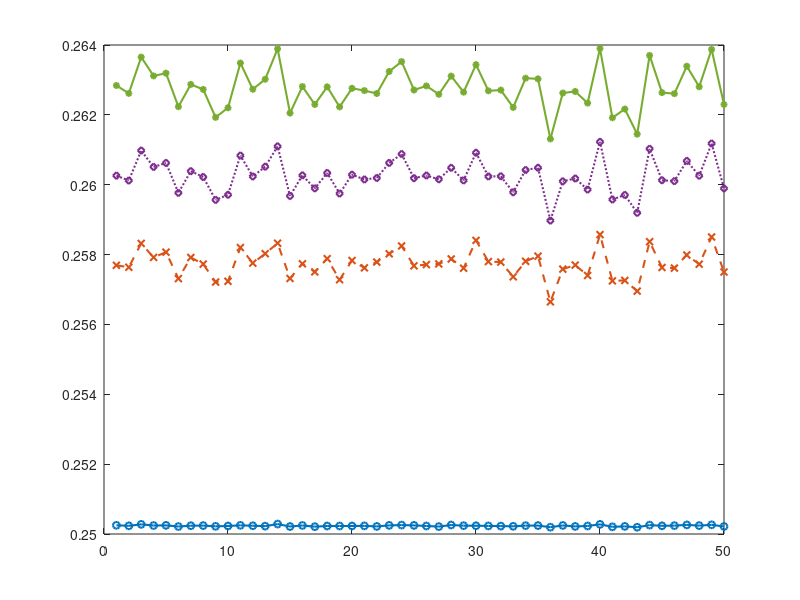

MATLAB code for this plot: (Note: this script raises an error after producing the figure.)
% =========================================================================
% NUMERICAL INVESTIGATION OF RANDOM MIXED STATES AND WITNESS BOUNDS
%
% This script numerically investigates different mixed states by generating 
% 50 independent samples using MATLAB. Each random density matrix is 
% constructed as a finite convex combination of independently sampled 
% Haar-distributed pure states. Specifically, for each sample, 10000 independent 
% Haar-random pure states |\psi_j> are generated via QR decomposition of 
% complex Ginibre matrices. Random positive weights are assigned and the 
% resulting operator is normalized to unit trace, ensuring a valid density 
% matrix. The optimal witness coefficient \lambda_{5} and upper bounds 
% of the mixed state are derived and analyzed.
% =========================================================================

% Set random seed for reproducibility
rng(1);

% Define system dimensions
m = 4;
n = 4;

% Define the number of density matrices to generate
num_density_matrices = 50;

% Initialize arrays to store function values for each density matrix
lambda_5_values = zeros(num_density_matrices, 1);
theta_5_values = zeros(num_density_matrices, 1);
%zeta_5_values = zeros(num_density_matrices, 1);
eta_5_values = zeros(num_density_matrices, 1);
P_5_values = zeros(num_density_matrices, 1);

for k = 1:num_density_matrices
    % Initialize the density matrix
    rho = zeros(m*n, m*n);

    % Define the number of pure states to generate
    num_pure_states = 10000;

    for j = 1:num_pure_states
        % Generate a random complex matrix
        A = randn(m*n) + 1i*randn(m*n);

        % Perform QR decomposition on the matrix to obtain a random unitary matrix
        [Q, ~] = qr(A);

        % Select the first column vector of the unitary matrix as the pure state
        psi = Q(:, 1);

        % Generate random probability weight
        p = rand();

        % Accumulate the weighted pure state density matrix
        rho = rho + p * (psi * psi');
    end

    % Normalize the density matrix
    rho = rho / trace(rho);

    % Expand the density matrix rho row by row into a row vector
    rho_vector = rho(:).';

    % Initialize the correlation matrix
    correlation_matrix = zeros(size(rho));

    % Calculate each element of the correlation matrix
    for i = 1:size(rho,1)
        for j = 1:size(rho,2)
            unit_vector_i = zeros(1, size(rho,1));
            unit_vector_i(i) = 1; % First subsystem unit orthogonal basis column vector
            unit_vector_j = zeros(1, size(rho,2));
            unit_vector_j(j) = 1; % Second subsystem unit orthogonal basis column vector

            % Calculate the tensor product result
            tensor_product = kron(unit_vector_i, unit_vector_j);

            % Calculate the elements of the correlation matrix
            correlation_matrix(i,j) = rho_vector * tensor_product(:);
        end
    end

    % Calculate singular values
    singular_values = svd(correlation_matrix);

    % Sort singular values in descending order
    sorted_singular_values = sort(singular_values, 'descend');
    s1=sorted_singular_values(1); s2=sorted_singular_values(2); s3=sorted_singular_values(3); s4=sorted_singular_values(4);
    s5=sorted_singular_values(5); s6=sorted_singular_values(6); s7=sorted_singular_values(7); s8=sorted_singular_values(8);
    s9=sorted_singular_values(9); s10=sorted_singular_values(10); s11=sorted_singular_values(11); s12=sorted_singular_values(12);
    s13=sorted_singular_values(13); s14=sorted_singular_values(14); s15=sorted_singular_values(15); s16=sorted_singular_values(16);
%     s17=sorted_singular_values(17); s18=sorted_singular_values(18); s19=sorted_singular_values(19); s20=sorted_singular_values(20);
%     s21=sorted_singular_values(21); s22=sorted_singular_values(22); s23=sorted_singular_values(23); s24=sorted_singular_values(24);
%     s25=sorted_singular_values(25);

    % Matrix M4
    M4= [s1 s2 s4 s6; s3 s8 s9 s11; s5 s10 s13 s14; s7 s12 s15 s16];

    % Calculate eigenvalues
    eigenvalues = eig(M4);

    % Find the maximum eigenvalue
    max_eigenvalue = max(eigenvalues);
    lambda_5 = max_eigenvalue;
    %iota_5=(s1^2+s2^2+s3^2+s4^2+s5^2+s6^2+s7^2+s8^2+s9^2+(s10)^2+(s11)^2+(s12)^2+(s13)^2+(s14)^2+(s15)^2+(s16)^2)^(1/2);
    theta_5 = s1+s2+s4+s6-s16*(1-(2*(s7+s12+s15)/(s1+s2+s4+s6-2*s16+sqrt((s1+s2+s4+s6)^2-4*s16*((s1+s2+s4+s6)-(s7+s12+s15+s16))))));
    %zeta_5 = s1+s2+s4+s6-s16*(1-sqrt((s7+s12+s15)/(s1+s2+s4+s6-s16)));
    eta_5 = s1+s2+s4+s6-s16*(1-sqrt((s7+s12+s15+s16)/(s1+s2+s4+s6)));
    P_5 = s1+s2+s4+s6;

    % Store function values
    lambda_5_values(k) = lambda_5;
    %iota_5_values(k) = iota_5;
    theta_5_values(k) = theta_5;
    %zeta_5_values(k) = zeta_5;
    eta_5_values(k) = eta_5;
    P_5_values(k) = P_5;
end

% Plot function values
% figure;
% plot(1:num_density_matrices, lambda_6_values, 'o-', 'DisplayName', '\lambda_6');
% hold on;
% plot(1:num_density_matrices, theta_6_values, 'x-', 'DisplayName', '\theta_6');
% plot(1:num_density_matrices, zeta_6_values, 's-', 'DisplayName', '\zeta_6');
% plot(1:num_density_matrices, eta_6_values, 'd-', 'DisplayName', '\eta_6');
% plot(1:num_density_matrices, P_6_values, '*-', 'DisplayName', 'P_6');
% xlabel('Density Matrix Index');
% ylabel('Function Value');
% title('Function Values for Random Density Matrices');
% legend show;
% grid on;

figure;
plot(1:num_density_matrices, lambda_5_values, 'o-', 'LineWidth', 1.5, 'MarkerSize', 5, 'DisplayName', '\lambda_5', 'Color', [0 0.4470 0.7410]);
hold on;
plot(1:num_density_matrices, theta_5_values, 'x--', 'LineWidth', 1.5, 'MarkerSize', 5, 'DisplayName', '\theta_5', 'Color', [0.8500 0.3250 0.0980]);
%plot(1:num_density_matrices, zeta_5_values, 's-.', 'LineWidth', 1.5, 'MarkerSize', 5, 'DisplayName', '\zeta_5', 'Color', [0.9290 0.6940 0.1250]);
plot(1:num_density_matrices, eta_5_values, 'd:', 'LineWidth', 1.5, 'MarkerSize', 5, 'DisplayName', '\eta_5', 'Color', [0.4940 0.1840 0.5560]);
plot(1:num_density_matrices, P_5_values, '*-', 'LineWidth', 1.5, 'MarkerSize', 5, 'DisplayName', 'P_5', 'Color', [0.4660 0.6740 0.1880]);
% Plot iota_5
plot(1:num_density_matrices, iota_5_values, 'v-.', 'LineWidth', 1.5, 'MarkerSize', 5, 'DisplayName', '\iota_5', 'Color', [0.3010 0.7450 0.9330]);
xlabel('Density Matrix Index');
ylabel('Coefficient and Bounds Values');
title('The optimal witnesses coefficient \lambda_{5} and upper bounds');
legend show;
grid on;
